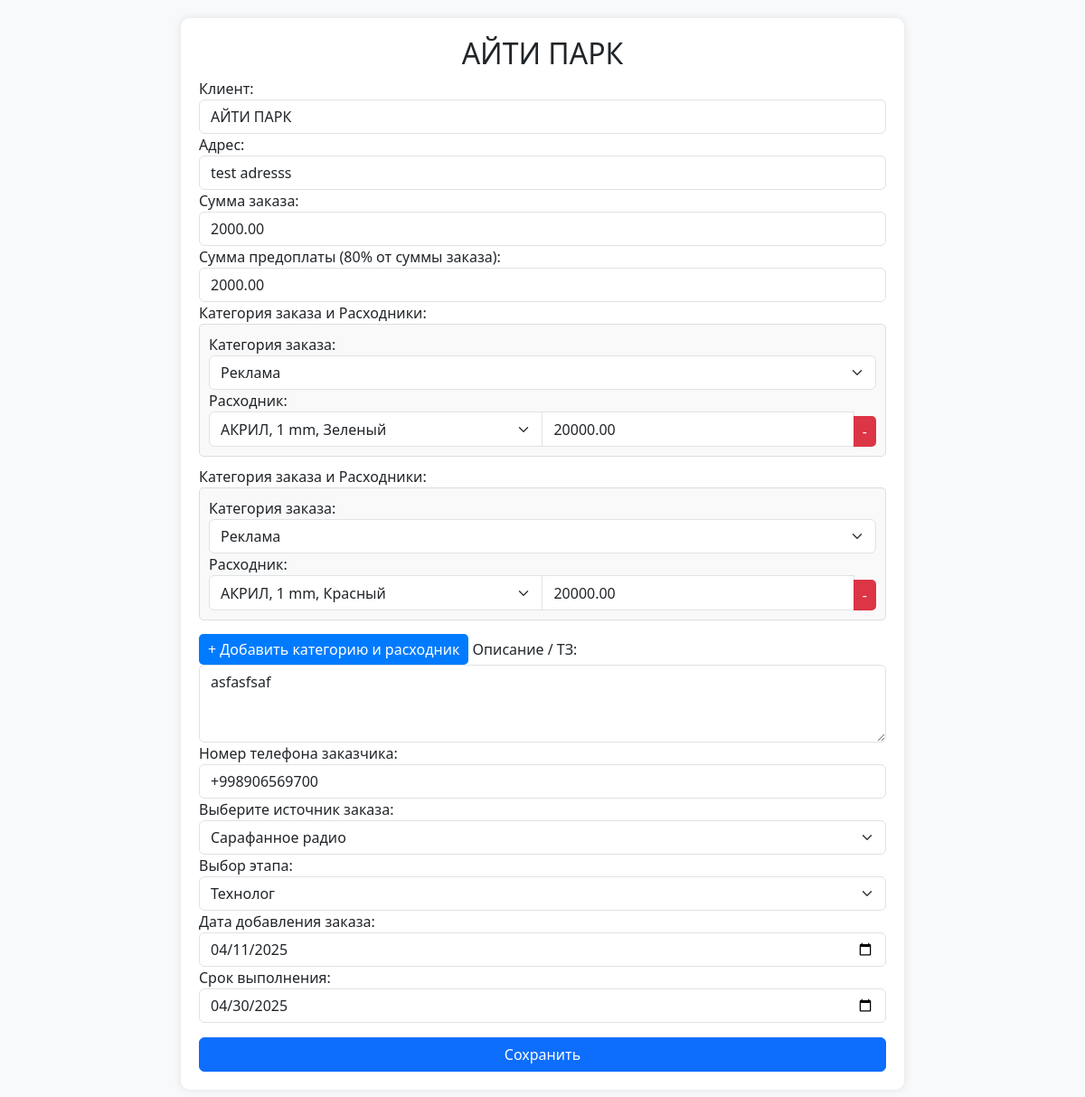
The app's page /order/1 (signed in), older data.
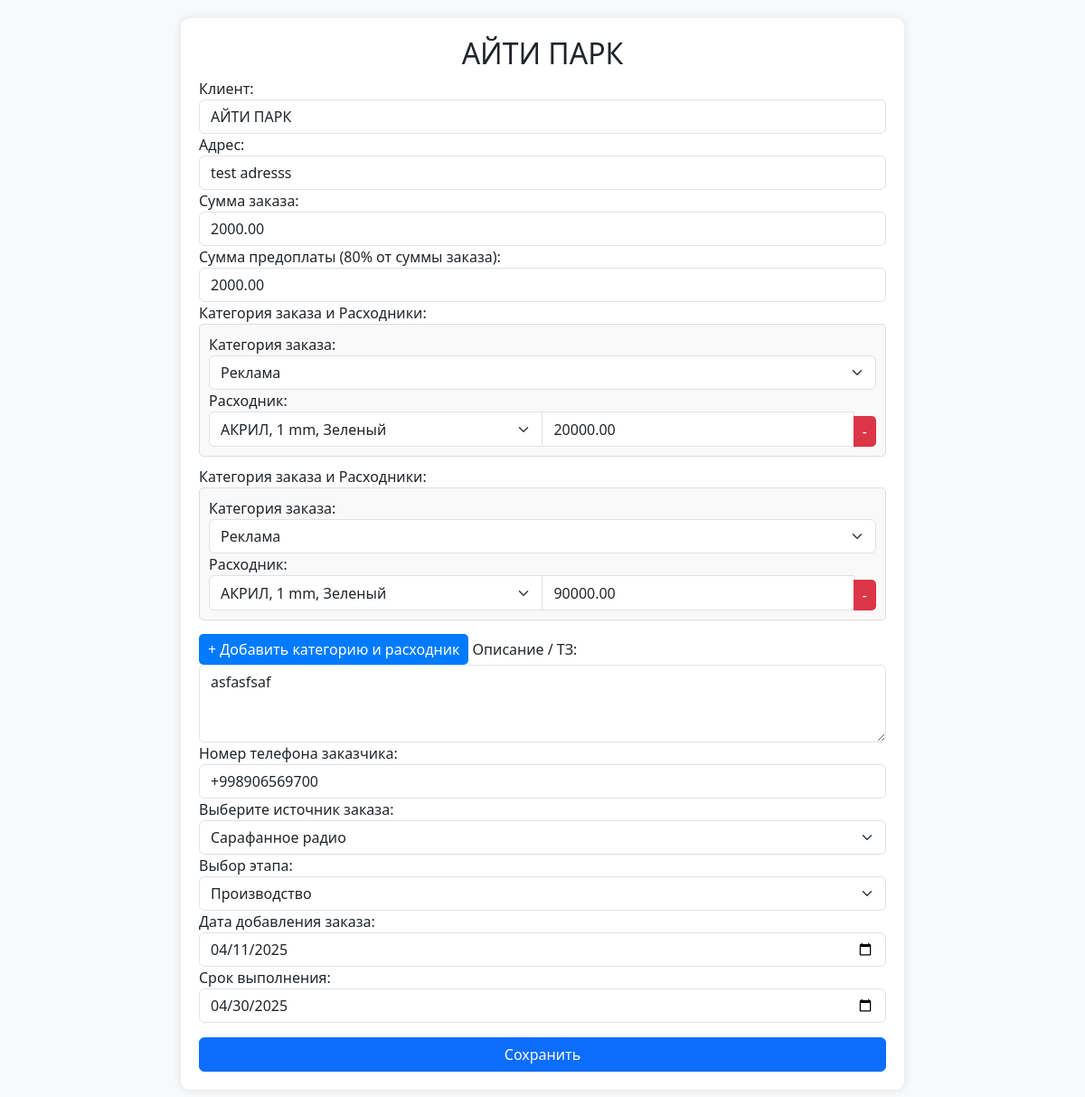
The same page, newer data.
### backend/models.py (models this page shows, shortened)
class Orders(models.Model):
    Stage_CHOICES = [
        ("accepted", "Принят"),  # Accepted / Received
        ("design", "Проектирование"),  # Project Design / Planning
        ("technologist", "Технолог"),  # Technologist Stage
        ("manufacturing", "Производство"),  # Manufacturing
        ("assembly", "Сборка"),  # Assembly
        ("delivery", "Доставка"),  # Delivery
        ("order_ready", "Заказ готов"),  # Order Ready
        ("finished", "Завершено"),  # Fully Completed / Finished
    ]
    Social_CHOICES = [
        ("social", "Социальные сети"),
        ("cold_calls", "Холодные звонки"),
        ("word_of_mouth", "Сарафанное радио"),
    ]
    client=models.CharField(max_length=250)
    adress=models.CharField(max_length=250)
    order_sum=models.DecimalField(max_digits=10, decimal_places=2,default=0)
    order_predoplata=models.DecimalField(max_digits=10, decimal_places=2,default=0)
    description=models.TextField()
    phone=models.CharField(max_length=50)
    social=models.CharField(max_length=20, choices=Social_CHOICES)
    stage = models.CharField(max_length=20, choices=Stage_CHOICES)
    add_order=models.DateField()
    complete_order=models.DateField()
    delivery_photo=models.ImageField(blank=True, upload_to='delivery/')
    rezka=models.BooleanField(default=False)
    svarka=models.BooleanField(default=False)
    fill=models.BooleanField(default=False)
    print=models.BooleanField(default=False)
    sborka=models.BooleanField(default=False)

class Consumables(models.Model):
    add=models.CharField(max_length=50)
    price=models.DecimalField(max_digits=10, decimal_places=2,default=0)
    catigories=models.CharField(max_length=50)
    order = models.ForeignKey(Orders, on_delete=models.CASCADE, related_name='consumables')

### backend/views.py (the view, shortened to what this page needs)
# urls.py: path('order/<int:pk>',views.OrderDetail.as_view(),name='order_detail')
class OrderDetail(LoginRequiredMixin,DetailView):
   model = Orders
   login_url = reverse_lazy('login')
   template_name = 'order_detail.html'
   context_object_name = 'item'

### backend/templates/order_detail.html (shortened to what this page needs)
{% if request.user.profile.approve %}
<!DOCTYPE html>
<html lang="ru">
<head>
    <link href="https://cdn.jsdelivr.net/npm/bootstrap@5.3.0/dist/css/bootstrap.min.css" rel="stylesheet">
</head>
<body>
    <div class="container">
        <h2 class="text-center">{{item.client}}</h2>
        <form action="" method="POST" enctype="multipart/form-data">
            <label>Клиент:</label>
            <input type="text" class="form-control" placeholder="ООО 'Реклама Плюс'" value="{{item.client}}" name="client" required >
            <label>Адрес:</label>
            <input type="text" class="form-control" placeholder="Введите адрес"  value="{{item.adress}}" name="adress" required>
            <label>Сумма заказа:</label>
            <input type="number" class="form-control" placeholder="100" name="order_sum"  value="{{item.order_sum}}" id="order_sum" required>
            <label>Сумма предоплаты (80% от суммы заказа):</label>
            <input type="number" class="form-control" placeholder="80" readonly name="order_predoplata" value="{{item.order_predoplata}}" id="order_predoplata" required>
            {% for i in item.consumables.all %}
            <label>Категория заказа и Расходники:</label>
            <div id="categories-container">
                <div class="category-group">
                    <label>Категория заказа:</label>
                    <select class="form-select" name="catigories" required>
    <option value="Реклама" {% if i.catigories == "Реклама" %}selected{% endif %}>Реклама</option>
            </select>
                    <label>Расходник:</label>
                    <div class="input-group">
                       <select class="form-select" name="add" required>
    <option value="АКРИЛ, 1 mm, Зеленый" {% if i.add == "АКРИЛ, 1 mm, Зеленый" %}selected{% endif %}>АКРИЛ, 1 mm, Зеленый</option>
    <option value="АКРИЛ, 1 mm, Красный" {% if i.add == "АКРИЛ, 1 mm, Красный" %}selected{% endif %}>АКРИЛ, 1 mm, Красный</option>
</select>
                        <input type="number" class="form-control" placeholder="Стоимость" name="price"  value="{{i.price}}" required>
                        <button type="button" class="btn btn-remove" onclick="removeCategoryGroup(this)">-</button>
                    </div>
                </div>
            </div>
               {% endfor %}
            <button type="button" class="btn-add" onclick="addCategoryGroup()" >+ Добавить категорию и расходник</button>
            <label>Описание / ТЗ:</label>
            <textarea class="form-control" rows="3" name="description"   required >{{item.description}}</textarea>
            <label>Номер телефона заказчика:</label>
            <input type="tel" class="form-control" placeholder="+79997777777"  value="{{item.phone}}" name="phone" required>
            <label>Выберите источник заказа:</label>
            <select class="form-select" name="social" required>
    <option value="word_of_mouth" {% if item.social == "word_of_mouth" %}selected{% endif %}>Сарафанное радио</option>
        </select>
            <label>Выбор этапа:</label>
            <select class="form-select" name="stage" required>
    <option value="technologist" {% if item.stage == "technologist" %}selected{% endif %}>Технолог</option>
    <option value="manufacturing" {% if item.stage == "manufacturing" %}selected{% endif %}>Производство</option>
</select>
            <label>Дата добавления заказа:</label>
           <input type="date" class="form-control" name="add_order" required value="{{ item.add_order|date:'Y-m-d' }}">
            <label>Срок выполнения:</label>
            <input type="date" class="form-control" name="complete_order" required value="{{item.complete_order|date:'Y-m-d'}}">
            <button type="submit" class="btn btn-primary w-100 mt-3">Сохранить</button>
        </form>
    </div>
</body>
</html>
{% else %}
{% include 'waiting.html' %}
{% endif %}

### backend/templates/order_detail.html (style rules this page uses)
body { background-color: #f8f9fa; }
.container { max-width: 800px; margin: 20px auto; background: white; padding: 20px; border-radius: 10px; box-shadow: 0 0 10px rgba(0, 0, 0, 0.1); }
.btn-add, .btn-remove { border: none; padding: 5px 10px; border-radius: 5px; margin-top: 5px; }
.btn-add { background: #007bff; color: white; }
.btn-remove { background: #dc3545; color: white; }
.category-group { padding: 10px; border: 1px solid #ddd; border-radius: 5px; margin-bottom: 10px; background: #f9f9f9; }

Row changes from the older to the newer data that the page shows:
removed Consumables: add "АКРИЛ, 1 mm, Красный", price "20000.00"
changed Orders "АЙТИ ПАРК": stage "Технолог" → "Производство"
added Consumables: catigories "Реклама", add "АКРИЛ, 1 mm, Зеленый", price "90000.00"
